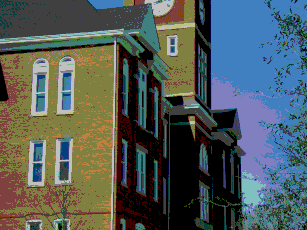
#> input picture vkmlib/image.ppm, 307 x 230 px
$ python -i vkmlib.py   (imports and definitions only)
#> lines starting #> are read from the running program, lines starting #| are printed output that depends on the picture; after the words box and inside, x2 and y2 are one past the last pixel; in counts of white or black regions, pixels touching at a corner belong together
import cv2
import numpy
import numpy as np
import math


# [71 lines left out: functions histogram_equalizer, flood_fill, not called in this run]


def flood_fill_separate(seed_point, filename, output,
                        label=None):  # seed, filename(input), new output for double-thresholding
    if type(filename) == str:
        image = cv2.imread(filename, 0)  # returns numpy array of image
    else:
        image = filename  # else image is provided as numpy array

    if label:
        new_color = label
    else:
        new_color = 254
    height, width = image.shape

    old_color = image[seed_point[0]][seed_point[1]]  # old_color at seed pixel location
    if old_color == new_color: return
    frontier = [seed_point]
    output[seed_point[0]][seed_point[1]] = new_color

    while len(frontier) != 0:  # while frontier is not empty
        q = frontier.pop()
        x, y = q  # unwrapping

        # checking neighbors of q
        if x + 1 <= height - 1:
            if image[x + 1][y] == old_color and output[x + 1][y] != new_color:
                frontier.append((x + 1, y))
                output[x + 1][y] = new_color

        if y + 1 <= width - 1:
            if image[x][y + 1] == old_color and output[x][y + 1] != new_color:
                frontier.append((x, y + 1))
                output[x][y + 1] = new_color

        if x - 1 >= 0:
            if image[x - 1][y] == old_color and output[x - 1][y] != new_color:
                frontier.append((x - 1, y))
                output[x - 1][y] = new_color

        if y - 1 >= 0:
            if image[x][y - 1] == old_color and output[x][y - 1] != new_color:
                frontier.append((x, y - 1))
                output[x][y - 1] = new_color

    return output


def simple_thresh(filename, t):  # returns thresholded image
    if type(filename) == str:
        image = cv2.imread(filename, 0)  # returns numpy array of image
    else:
        image = filename  # else image is provided as numpy array

    height, width = image.shape
    output = np.zeros(shape=(height, width), dtype=np.uint8)

    for i in range(height):
        for j in range(width):
            if image[i][j] > t:
                output[i][j] = 255
            else:
                output[i][j] = 0

    return output


def double_thresholding(filename):
    if type(filename) == str:
        image = cv2.imread(filename, 0)  # returns numpy array of image
    else:
        image = filename  # else image is provided as numpy array

    height, width = image.shape
    low_thresh = simple_thresh(image, 100)  # 100 low threshold value
    high_thresh = simple_thresh(image, 180)  # 180 high threshold value
    double_thresh = np.zeros(shape=(height, width), dtype=np.uint8)  # initialization

    for i in range(height):  # using high threshold image seed pixel and apply floodfill on low threshold image
        for j in range(width):
            if high_thresh[i][j] == 255:
                pixel = (i, j)
                double_thresh = flood_fill_separate(pixel, low_thresh, double_thresh)

    # cv2.imshow("double_thresh_image", double_thresh)
    # cv2.waitKey(0)
    # cv2.destroyWindow("double_thresh_image")
    return double_thresh


def dilation(filename):
    if type(filename) == str:
        image = cv2.imread(filename, 0)  # returns numpy array of image
    else:
        image = filename  # else image is provided as numpy array

    image = double_thresholding(image)
    height, width = image.shape
    new_output = np.zeros(shape=(height, width), dtype=np.uint8)
    b4 = [[0, 254, 0], [254, 254, 254], [0, 254, 0]]
    x, y = (1, 1)  # center of B

    for i in range(height):  # if at least one pixel of image intersects with B set ON otherwise OFF
        for j in range(width):
            if b4[x][y] == image[i][j]:
                new_output[i][j] = 254
            elif i + 1 <= height - 1:
                if b4[x + 1][y] == image[i + 1][j]:
                    new_output[i][j] = 254
            elif i - 1 >= 0:
                if b4[x - 1][y] == image[i - 1][j]:
                    new_output[i][j] = 254
            elif j + 1 <= width - 1:
                if b4[x][y + 1] == image[i][j + 1]:
                    new_output[i][j] = 254
            elif j - 1 >= 0:
                if b4[x][y - 1] == image[i][j - 1]:
                    new_output[i][j] = 254
            else:
                new_output[i][j] = 0

    # cv2.imshow("dilated_image", new_output)
    # cv2.waitKey(0)
    # cv2.destroyWindow("dilated_image")
    return new_output


def erosion(filename):
    if type(filename) == str:
        image = cv2.imread(filename, 0)  # returns numpy array of image
    else:
        image = filename  # else image is provided as numpy array

    image = double_thresholding(image)
    height, width = image.shape
    new_output = np.zeros(shape=(height, width), dtype=np.uint8)
    b4 = [[0, 254, 0], [254, 254, 254], [0, 254, 0]]
    x, y = (1, 1)  # center of B

    for i in range(height):  # if all pixels of image intersects with B set ON
        for j in range(width):
            if b4[x][y] and image[i][j] > 0:
                if ((i + 1 <= height - 1) and (i - 1 >= 0)) and ((j + 1 <= width - 1) and (j - 1 >= 0)):
                    if ((b4[x + 1][y] and image[i + 1][j] > 0) and (b4[x - 1][y] and image[i - 1][j] > 0)) and (
                            (b4[x][y + 1]  and image[i][j + 1] > 0) and (b4[x][y - 1] and image[i][j - 1] > 0)):
                        new_output[i][j] = 254

    # cv2.imshow("eroded_image", new_output)
    # cv2.waitKey(0)
    # cv2.destroyWindow("eroded_image")
    return new_output


# [185 lines left out: functions ridler_calvard, display_and_return_double_threshold, clean_image, connected_components_using_flood_fill, computations, isFrontON and 3 more, not called in this run]


def remove_stem(cleaned_image):  # removing stem using erosion dilation
    e = erosion(cleaned_image)
    for i in range(5):
        e = erosion(e)

    d = e
    for j in range(2):
        d = dilation(d)

    # cv2.imshow("stem removed", d)
    # cv2.waitKey(0)
    # cv2.destroyWindow("stem removed")
    return d


# [151 lines left out: functions distance, find_banana_intensities, final_components, draw_perimeter, draw_axis, classification, not called in this run]

>>> import cv2
>>> picture = cv2.imread('image.ppm', cv2.IMREAD_GRAYSCALE)
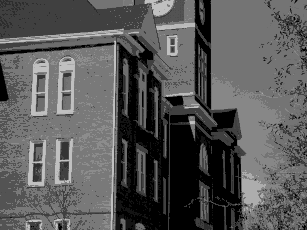
#> picture: shape (230, 307); min 0, max 192, mean 87.5
>>> result = remove_stem(picture)
#> after the loop in simple_thresh, `for i in range(height):`:
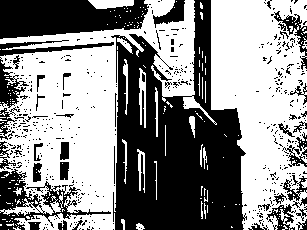
#> output: shape (230, 307); 55.8% white; 485 black regions (444 under 20 px), largest, box (x1, y1, x2, y2) and area: (111, 0, 247, 230) 18507, (0, 0, 149, 39) 4446, (0, 169, 111, 230) 1985
#> call 2 of simple_thresh, with t = 180
#> after the loop in simple_thresh (call 2), `for i in range(height):`:
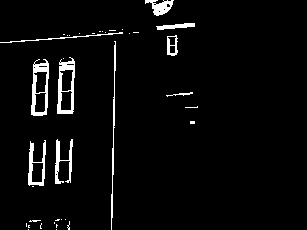
#> output: shape (230, 307); 3.9% white; 38 white regions (28 under 20 px), largest, box (x1, y1, x2, y2) and area: (57, 57, 75, 114) 473, (31, 59, 49, 116) 471, (28, 140, 46, 186) 328
#> in erosion, `image = double_thresholding(image)`:
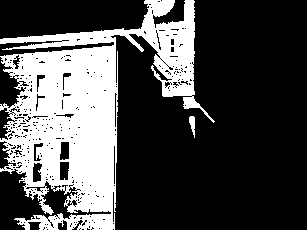
#> image: shape (230, 307); values 0 (black) and 254 (white), 29.6% white; 2 white regions, box (x1, y1, x2, y2) and area: (0, 0, 215, 230) 20796, (189, 116, 195, 138) 83
#> after the loop in erosion, `for i in range(height):`:
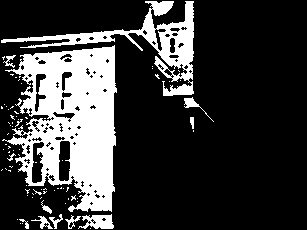
#> new_output: shape (230, 307); values 0 (black) and 254 (white), 22.7% white; 81 white regions (69 under 20 px), largest, box (x1, y1, x2, y2) and area: (2, 45, 117, 212) 11311, (1, 1, 194, 96) 3553, (78, 214, 114, 229) 342
#> after the loop in erosion (call 2), `for i in range(height):`:
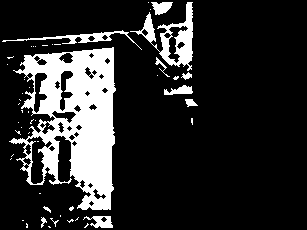
#> new_output: shape (230, 307); values 0 (black) and 254 (white), 17.2% white; 50 white regions (39 under 20 px), largest, box (x1, y1, x2, y2) and area: (9, 47, 116, 210) 9374, (130, 2, 193, 71) 1322, (2, 30, 142, 50) 490
#> in remove_stem, `d = e`: d: shape (230, 307); values 0 (black) and 254 (white), 6.4% white; 21 white regions (12 under 20 px), largest, box (x1, y1, x2, y2) and area: (69, 52, 112, 193) 3551, (43, 57, 65, 112) 502, (44, 150, 55, 169) 98
#> after the loop in dilation, `for i in range(height):`:
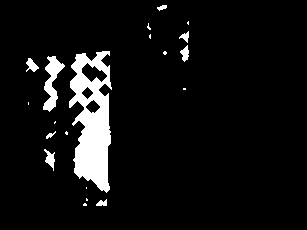
#> new_output: shape (230, 307); values 0 (black) and 254 (white), 6.9% white; 20 white regions (11 under 20 px), largest, box (x1, y1, x2, y2) and area: (69, 51, 112, 193) 3734, (43, 56, 65, 112) 550, (44, 149, 55, 171) 116
